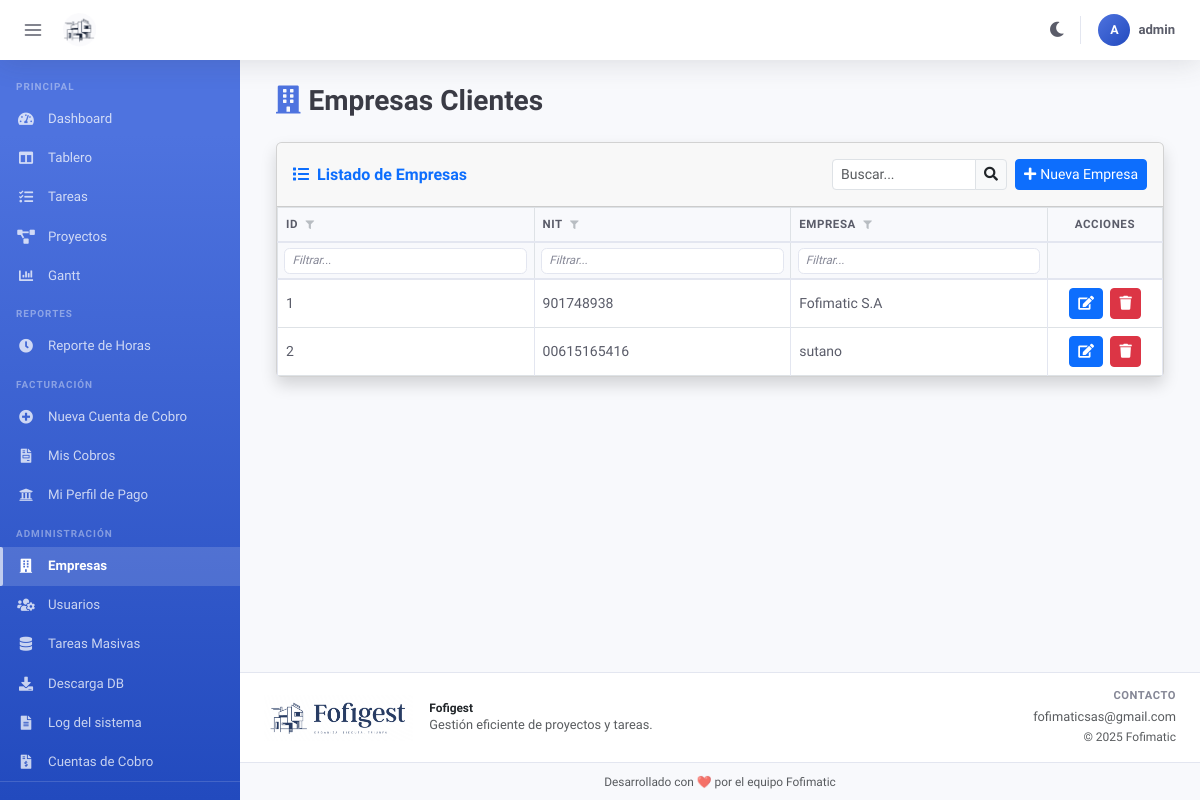
Page /empresa (signed in) on the committed database.
### models/models.py (models this page shows, shortened)
class Usuarios(UserMixin,db.Model):
    __tablename__ = 'usuarios'
    id = db.Column(db.Integer, primary_key=True)
    nombres = db.Column(db.String(50))
    apellidos = db.Column(db.String(50))
    correo = db.Column(db.String(100), unique=True)
    contraseña = db.Column(db.String(256))  # Ampliado para hashes werkzeug
    empresa = db.Column(db.String(50))
    permisos = db.Column(db.String(20))
    otp_code = db.Column(db.String(6), nullable=True)
    otp_expiry = db.Column(db.DateTime, nullable=True)

class Empresas(db.Model):
    id = db.Column(db.Integer, primary_key=True)
    nit = db.Column(db.String(20), nullable=False, unique=True)
    empresa = db.Column(db.String(100), nullable=False)

### app.py (the view, shortened to what this page needs)
@app.route('/empresa', methods=['GET', 'POST'])
@login_required
def empresa():
    form = EmpresaForm()
    host = config.config["host"]
    empresas = models.Empresas.query.all()
    return render_template('empresas.html', empresas=empresas, form=form,host=host)

### forms.py
class EmpresaForm(FlaskForm):
    nit = StringField('NIT', validators=[DataRequired(), Length(max=20)])
    empresa = StringField('Nombre de la Empresa', validators=[DataRequired(), Length(max=100)])
    submit = SubmitField('Guardar')

### app.py (called while the page is built)
@login_manager.user_loader
def load_user(user_id):
    return models.db.session.get(models.Usuarios, int(user_id))

@app.context_processor
def inject_user():
    return dict(username=session.get('username'))

### templates/empresas.html (shortened to what this page needs)
{% extends 'Base.html' %}
{% block content %}
<div class="container-fluid">
  <div class="d-sm-flex align-items-center justify-content-between mb-4">
    <h1 class="h3 mb-0 fw-bold" style="color: var(--text-heading)">
      <i class="fas fa-building me-2" style="color: var(--color-primary)"></i>Empresas Clientes
    </h1>
  </div>
  <div class="card shadow mb-4" style="border-radius: var(--radius)">
    <div class="card-header py-3 d-flex align-items-center justify-content-between flex-wrap gap-2"
         style="border-radius: calc(var(--radius) - 1px) calc(var(--radius) - 1px) 0 0">
      <div class="d-flex align-items-center gap-2 flex-wrap">
        <h6 class="m-0 fw-bold text-primary">
          <i class="fas fa-list me-2"></i>Listado de Empresas
        </h6>
      </div>
      <div class="d-flex flex-wrap align-items-center gap-2">
        <div class="input-group input-group-sm" style="width: 175px">
          <input type="text" id="buscador" class="form-control"
                 placeholder="Buscar..." onkeyup="filtrarTabla()">
          <span class="input-group-text"><i class="fas fa-search"></i></span>
        </div>
        <button class="btn btn-primary btn-sm" data-bs-toggle="modal" data-bs-target="#Nueva_empresas">
          <i class="fas fa-plus me-1"></i>Nueva Empresa
        </button>
      </div>
    </div>
    <div class="card-body p-0">
      <div class="table-responsive" style="max-height: 70vh; overflow-y: auto">
        <table class="table table-bordered table-hover mb-0" id="dataTable" cellspacing="0">
          <thead>
            <tr>
              <th>ID <i class="fas fa-filter fa-xs text-secondary ms-1"></i></th>
              <th>NIT <i class="fas fa-filter fa-xs text-secondary ms-1"></i></th>
              <th>Empresa <i class="fas fa-filter fa-xs text-secondary ms-1"></i></th>
              <th class="text-center">Acciones</th>
            </tr>
            <tr id="filter-row">
              <th><input type="text" class="col-filter-input" data-col="0" placeholder="Filtrar..." oninput="actualizarVisibilidad()" autocomplete="off"></th>
              <th><input type="text" class="col-filter-input" data-col="1" placeholder="Filtrar..." oninput="actualizarVisibilidad()" autocomplete="off"></th>
              <th><input type="text" class="col-filter-input" data-col="2" placeholder="Filtrar..." oninput="actualizarVisibilidad()" autocomplete="off"></th>
              <th></th>
            </tr>
          </thead>
          <tbody>
            {% for empresa in empresas %}
            <tr>
              <td>{{ empresa.id }}</td>
              <td>{{ empresa.nit }}</td>
              <td>{{ empresa.empresa }}</td>
              <td class="text-center text-nowrap">
                <button type="button" class="btn btn-primary btn-sm me-1"
                        data-bs-toggle="modal" data-bs-target="#Editar_empresas"
                        onclick="getEmpresa('{{ empresa.id }}')" title="Editar">
                  <i class="fas fa-edit"></i>
                </button>
                <button type="button" class="btn btn-danger btn-sm"
                        onclick="deleteEmpresa({{ empresa.id }})" title="Eliminar">
                  <i class="fas fa-trash"></i>
                </button>
              </td>
            </tr>
            {% endfor %}
          </tbody>
        </table>
      </div>
    </div>
  </div>
</div>
{% endblock %}

### templates/Base.html (shortened to what this page needs)
<!doctype html>
<html lang="es">
<head>
  <link rel="stylesheet" href="https://cdnjs.cloudflare.com/ajax/libs/font-awesome/5.15.4/css/all.min.css">
  <link href="https://cdn.jsdelivr.net/npm/bootstrap@5.3.3/dist/css/bootstrap.min.css" rel="stylesheet">
  <link rel="stylesheet" href="https://unpkg.com/frappe-gantt/dist/frappe-gantt.css">
</head>
<body>
  <div id="page-content" style="display:none">
    <nav class="topbar" role="banner" aria-label="Barra de navegación superior">
      <button class="topbar-toggle" id="sidebar-toggle"
              aria-label="Alternar menú lateral" title="Alternar menú">
        <svg viewBox="0 0 24 24" fill="none" stroke-width="2"
             stroke-linecap="round" stroke-linejoin="round">
          <line x1="3" y1="6"  x2="21" y2="6"/>
          <line x1="3" y1="12" x2="21" y2="12"/>
          <line x1="3" y1="18" x2="21" y2="18"/>
        </svg>
      </button>
      <a href="/" class="topbar-brand" aria-label="Fofigest — Inicio">
        <img src="{{ url_for('static', filename='img/logo_F-Photoroom.png') }}"
             class="topbar-logo" alt="Fofigest logo">
      </a>
      <div class="topbar-actions">
        <button class="topbar-btn" id="modoToggle"
                onclick="alternarModo()" title="Alternar modo oscuro / claro"
                aria-label="Alternar modo oscuro">
          <i class="fas fa-moon"></i>
        </button>
        <a href="logout" class="topbar-user" title="Cerrar sesión">
          <div class="topbar-avatar">
            {{ session.get('username', '?')[0] | upper }}
          </div>
          <span class="topbar-username">
            {{ session.get('username', '') }}
          </span>
        </a>
      </div>
    </nav>
    <div class="app-body">
      {% if session.get('username') == "admin" %}
      <aside class="sidebar" id="sidebar" aria-label="Navegación principal">
        <nav class="sidebar-nav">
          <ul class="sidebar-menu sidebar-body">
            <li class="sidebar-heading">Principal</li>
            <li class="sidebar-item">
              <a class="sidebar-link" href="/dashboard" data-tooltip="Dashboard">
                <i class="fas fa-tachometer-alt sidebar-icon"></i>
                <span class="sidebar-label">Dashboard</span>
              </a>
            </li>
            <li class="sidebar-item">
              <a class="sidebar-link" href="tablero" data-tooltip="Tablero">
                <i class="fas fa-columns sidebar-icon"></i>
                <span class="sidebar-label">Tablero</span>
              </a>
            </li>
            <li class="sidebar-item">
              <a class="sidebar-link" href="tareas" data-tooltip="Tareas">
                <i class="fas fa-tasks sidebar-icon"></i>
                <span class="sidebar-label">Tareas</span>
              </a>
            </li>
            <li class="sidebar-item">
              <a class="sidebar-link" href="proyectos" data-tooltip="Proyectos">
                <i class="fas fa-project-diagram sidebar-icon"></i>
                <span class="sidebar-label">Proyectos</span>
              </a>
            </li>
            <li class="sidebar-item">
              <a class="sidebar-link" href="gannt" data-tooltip="Gantt">
                <i class="fas fa-chart-bar sidebar-icon"></i>
                <span class="sidebar-label">Gantt</span>
              </a>
            </li>
            <li class="sidebar-heading">Reportes</li>
            <li class="sidebar-item">
              <a class="sidebar-link"
                 href="/Reporte-Horas{{ session['empresa'] }}"
                 data-tooltip="Reporte de Horas">
                <i class="fas fa-clock sidebar-icon"></i>
                <span class="sidebar-label">Reporte de Horas</span>
              </a>
            </li>
             <li class="sidebar-heading">Facturación</li>
            <li class="sidebar-item">
              <a class="sidebar-link" href="/nueva-cuenta-cobro" data-tooltip="Nueva Cuenta de Cobro">
                <i class="fas fa-plus-circle sidebar-icon"></i>
                <span class="sidebar-label">Nueva Cuenta de Cobro</span>
              </a>
            </li>
            <li class="sidebar-item">
              <a class="sidebar-link" href="/mis-cuentas-cobro" data-tooltip="Mis Cobros">
                <i class="fas fa-file-invoice sidebar-icon"></i>
                <span class="sidebar-label">Mis Cobros</span>
              </a>
            </li>
            <li class="sidebar-item">
              <a class="sidebar-link" href="/mi-perfil-pago" data-tooltip="Mi Perfil de Pago">
                <i class="fas fa-university sidebar-icon"></i>
                <span class="sidebar-label">Mi Perfil de Pago</span>
              </a>
            </li>
            <li class="sidebar-heading">Administración</li>
            <li class="sidebar-item">
              <a class="sidebar-link" href="empresa" data-tooltip="Empresas">
                <i class="fas fa-building sidebar-icon"></i>
                <span class="sidebar-label">Empresas</span>
              </a>
            </li>
            <li class="sidebar-item">
              <a class="sidebar-link" href="usuarios_admin" data-tooltip="Usuarios">
                <i class="fas fa-users-cog sidebar-icon"></i>
                <span class="sidebar-label">Usuarios</span>
              </a>
            </li>
            <li class="sidebar-item">
              <a class="sidebar-link" href="upload" data-tooltip="Tareas Masivas">
                <i class="fas fa-database sidebar-icon"></i>
                <span class="sidebar-label">Tareas Masivas</span>
              </a>
            </li>
            <li class="sidebar-item">
              <a class="sidebar-link" href="download-backup" data-tooltip="Descarga DB">
                <i class="fas fa-download sidebar-icon"></i>
                <span class="sidebar-label">Descarga DB</span>
              </a>
            </li>
            <li class="sidebar-item">
              <a class="sidebar-link" href="log" data-tooltip="Log del sistema">
                <i class="fas fa-file-alt sidebar-icon"></i>
                <span class="sidebar-label">Log del sistema</span>
              </a>
            </li>
            <li class="sidebar-item">
              <a class="sidebar-link" href="/admin/cuentas-cobro" data-tooltip="Cuentas de Cobro">
                <i class="fas fa-file-invoice-dollar sidebar-icon"></i>
                <span class="sidebar-label">Cuentas de Cobro</span>
              </a>
            </li>
          </ul>
          <div class="sidebar-footer">
            <ul class="sidebar-menu">
              <li class="sidebar-item">
                <a class="sidebar-link" href="logout" data-tooltip="Cerrar sesión">
                </a>
              </li>
            </ul>
          </div>
        </nav>
      </aside>
      {% endif %}
      <main class="main-content {% if not session.get('username') %}no-sidebar{% endif %}"
            id="main-content" role="main">
        <div class="content-wrapper">
          {% block content %}{% endblock %}
        </div>
        <footer>
          <div class="container-fluid px-4 py-3">
            <div class="row align-items-center">
              <div class="col-lg-6 mb-3 mb-lg-0 d-flex align-items-center gap-3">
                <img src="{{ url_for('static', filename='img/Fofigest.png') }}"
                     alt="Fofigest" style="max-height:46px">
                <div>
                  <h5 class="mb-0 text-dark small">Fofigest</h5>
                  <p class="mb-0 text-muted" style="font-size:.8rem">
                    Gestión eficiente de proyectos y tareas.
                  </p>
                </div>
              </div>
              <div class="col-lg-3 offset-lg-3 text-start text-lg-end">
                <h5 class="text-uppercase mb-1" style="font-size:.7rem;letter-spacing:.05em">Contacto</h5>
                <a href="mailto:fofimaticsas@gmail.com"
                   class="text-muted text-decoration-none d-block" style="font-size:.8rem">
                  fofimaticsas@gmail.com
                </a>
                <span class="text-muted" style="font-size:.75rem">© 2025 Fofimatic</span>
              </div>
            </div>
          </div>
          <div class="text-center py-2"
               style="background:var(--bg-page);border-top:1px solid var(--border-color)">
            <small class="text-muted">Desarrollado con ❤️ por el equipo Fofimatic</small>
          </div>
        </footer>
      </main>
    </div>
  </div>
      {% set msgs = get_flashed_messages() %}
</body>
</html>

### templates/empresas.html (style rules this page uses)
#dataTable thead th { background: var(--bg-page); color: var(--text-dark); font-size: .72rem; font-weight: 700; letter-spacing: .05em; text-transform: uppercase; border-bottom: 2px solid var(--border-color); white-space: nowrap; vertical-align: middle; }
#dataTable tbody tr { cursor: pointer; transition: background var(--transition); }
#dataTable td { vertical-align: middle; font-size: .875rem; color: var(--text-dark); border-color: var(--border-color); }
#filter-row th { padding: .3rem .4rem; background: var(--bg-page); border-bottom: 1px solid var(--border-color); }
.col-filter-input { font-family: 'Nunito', sans-serif; font-size: .73rem; border: 1px solid var(--border-color); border-radius: var(--radius); background: var(--bg-card); color: var(--text-dark); padding: .2rem .45rem; width: 100%; outline: none; transition: border-color var(--transition), box-shadow var(--transition); }
.col-filter-input::placeholder { color: var(--text-muted); font-style: italic; }
#dataTable thead tr:first-child th .fa-filter { opacity: .45; transition: opacity var(--transition); }

### rows in the picture
Usuarios: get "admin"
Empresas: id "1", nit "901748938", empresa "Fofimatic S.A"
Empresas: id "2", nit "00615165416", empresa "sutano"

### other values in the picture
{{ session.get('username', '?')[0] | upper }} "A"
